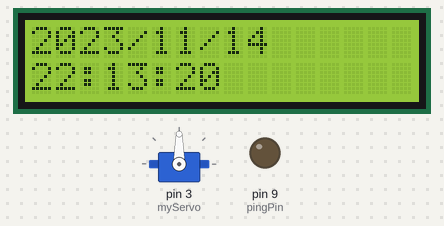
Bench run of a sketch on a simulated Arduino Uno, built with avr-gcc and run on an emulated ATmega328P. Parts: 16×2 character LCD, servo, output pins drawn as LEDs (lit = HIGH). Wiring (inferred from the names in the program): LM75 temperature sensor at I2C address 0x48. Storage starts empty.

Above: at 0.2 s.
At 1.0 s:
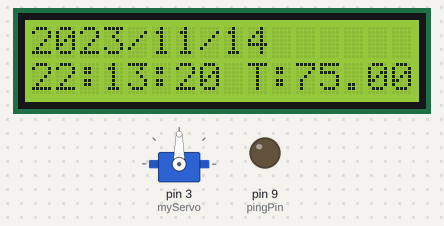

The sketch:

parking_master.ino
```cpp
#include <Ultrasonic.h>
#include <Servo.h>
#include <Wire.h>
#include <LiquidCrystal_I2C.h>
#include <RTClib.h>
#include <SD.h>

//temperature sensor DS1621 specifications
#define DS1621_ADDR 0x48
#define DS1621_ADDR_CONF 0xAC
#define DS1621_CONF_TEMP_MODE 0x02
#define DS1621_BEGIN_SENSING 0xEE
#define DS1621_TEMP_REGISTRE 0xAA

//LCD displayer specifications
#define LCD_ADDR 0x3F
#define LCD_COLUMNS 16
#define LCD_LINES 2

#define ARDUINO_SLAVE_ADDR 8
#define PARKING_COST 2
#define CLOSE_BARRIER 90
#define OPEN_BARRIER 0
#define PARKING_MAX_CAPACITY 7
#define STATISTICS_SIZE 64
#define MAXIMUM_DISTANCE_TO_OPEN_BARRIER 9
#define WAITING_TIME 4

enum ParkingStatus{PARKING_FULL = 0, PARKING_AVAILABLE, DISPLAY_TIME_TEMP, VERIFY_ENTRANCE, VERIFY_PARKING_STATUS, SAVE_EARNINGS};

//get number of cars that got out of the parking from the slave to calculate the right current cars number in the parking
int getNumberOfCarsOut();

//display temperature on the LCD
void displayTemperature(float);

//get current temperature from the DS1621
float getTemperature();

//get time from the RTC1307 and display it on the LCD
void displayTime();

//get distance from the ultrasonic sensor HC-SR04
int getDistance();

//inform slave about  parking's status
void informSlave(ParkingStatus);

//Ultrasonic pins
const int pingPin = 9;
const int echoPin = 6;

//Button pin to make sure that the car entered the parking
const int switchPin = 8;

//chip select pin for the SD card
const int csPin = 10;

const char* change = "Dinar";

const char* fileName = "stats.txt";

//current cars number in the parking
int currentCarsNumberIn = 0;

//total cars number that entered the parking today
int totalCarsNumber = 0;

bool endOfDay = true;
bool carEntered = false;
bool sdCardIntialized = false;

Servo myServo;

RTC_Millis rtc;

LiquidCrystal_I2C lcd(LCD_ADDR, LCD_COLUMNS, LCD_LINES);

File myFile;

ParkingStatus parkingStatus = DISPLAY_TIME_TEMP;

void setup() {

  //pins configuration
  pinMode(pingPin, OUTPUT);
  pinMode(echoPin, INPUT);
  pinMode(switchPin, INPUT);

  Wire.begin();

  //SD card initialisation
  Serial.println("Initializing SD card...");
  pinMode(csPin, OUTPUT);

  if (SD.begin()){

    Serial.println("SD card is ready to use.");
    sdCardIntialized = true;

  }else{

    Serial.println("SD card initialization failed");

  }

  //DS1621 configuration (temperature mode)
  Wire.beginTransmission(DS1621_ADDR);
  Wire.write(DS1621_ADDR_CONF);
  Wire.write(DS1621_CONF_TEMP_MODE);
  Wire.endTransmission();

  lcd.init();
  lcd.backlight();
  lcd.clear();
  rtc.begin(DateTime(F(__DATE__), F(__TIME__)));

  Serial.begin(9600);
  myServo.attach(3);
  myServo.write(CLOSE_BARRIER);

}

void loop() {

  switch(parkingStatus){

        case DISPLAY_TIME_TEMP :

          displayTime();
          displayTemperature(getTemperature());

          DateTime now = rtc.now();
          if((now.minute() == 59) && (now.hour() == 23) && (endOfDay == true))
            parkingStatus = SAVE_EARNINGS;

          if((now.minute() == 0) && (now.hour() == 0))
            endOfDay = true;

          parkingStatus = VERIFY_ENTRANCE;

          break;

        case VERIFY_ENTRANCE :

          if (getDistance() <= MAXIMUM_DISTANCE_TO_OPEN_BARRIER)
            parkingStatus = VERIFY_PARKING_STATUS;
          else
            parkingStatus = DISPLAY_TIME_TEMP;

          break;

        case VERIFY_PARKING_STATUS :

          currentCarsNumberIn = currentCarsNumberIn - getNumberOfCarsOut();

          if (currentCarsNumberIn >= PARKING_MAX_CAPACITY)
            parkingStatus = PARKING_FULL;
          else
            parkingStatus = PARKING_AVAILABLE;

          break;

        case PARKING_FULL :

          informSlave(PARKING_FULL);

          lcd.clear();
          lcd.setCursor(0,0);
          lcd.print("Parking Complet !");
          delay(1000);
          lcd.clear();

          parkingStatus = DISPLAY_TIME_TEMP;

          break;

        case PARKING_AVAILABLE :

          informSlave(PARKING_AVAILABLE);

          myServo.write(OPEN_BARRIER);

          now = rtc.now();
          int startedWaitingAt = now.second();

          if(startedWaitingAt >= 60 - WAITING_TIME){

            while(now.second() >= (startedWaitingAt + WAITING_TIME) % 60 ){

              displayTime();
              if(digitalRead(switchPin))
                carEntered = true;
            }

          }else{

            while(now.second() <= (startedWaitingAt + WAITING_TIME)){

              displayTime();
              if(digitalRead(switchPin))
              carEntered = true;

             }
          }

           if(carEntered){

             currentCarsNumberIn++;
             totalCarsNumber++;

            }

            myServo.write(CLOSE_BARRIER);
            carEntered = false;

            parkingStatus = DISPLAY_TIME_TEMP;

            break;

          case SAVE_EARNINGS :

            if(sdCardIntialized){

              myFile = SD.open(fileName, FILE_WRITE);

              char statistics[STATISTICS_SIZE] = {0};
              sprintf(statistics, "Today %d/%d/%d you have earned %d %s\n", now.year(), now.month(),
              now.day(), totalCarsNumber * PARKING_COST, change);
              myFile.print(statistics);
              myFile.close();
              endOfDay = false;
              totalCarsNumber = 0;

            }

            parkingStatus = DISPLAY_TIME_TEMP;

            break;

  }

}

void displayTime(){

  DateTime now = rtc.now();

  lcd.setCursor(0, 0);
  lcd.print(now.year());

  lcd.setCursor(4, 0);
  lcd.print('/');

  lcd.setCursor(5, 0);
  lcd.print(now.month());

  lcd.setCursor(7, 0);
  lcd.print('/');

  lcd.setCursor(8, 0);
  lcd.print(now.day());

  if(now.hour() < 10){

    lcd.setCursor(0,1);
    lcd.print(0);

    lcd.setCursor(1,1);
    lcd.print(now.hour());

  }else{

    lcd.setCursor(0, 1);
    lcd.print(now.hour());
  }

  lcd.setCursor(2, 1);
  lcd.print(':');

  if(now.minute() < 10){

    lcd.setCursor(3,1);
    lcd.print(0);

    lcd.setCursor(4,1);
    lcd.print(now.minute());

  }else{

    lcd.setCursor(3, 1);
    lcd.print(now.minute());
  }

  lcd.setCursor(5, 1);
  lcd.print(':');

  if(now.second() < 10){

    lcd.setCursor(6,1);
    lcd.print(0);

    lcd.setCursor(7,1);
    lcd.print(now.second());

  }else{

    lcd.setCursor(6, 1);
    lcd.print(now.second());
  }
}

int getDistance(){

  digitalWrite(pingPin, HIGH);
  delayMicroseconds(10);
  digitalWrite(pingPin, LOW);
  int duration = pulseIn(echoPin, HIGH);
  return duration * 0.034 / 2;

}

int getNumberOfCarsOut(){

  int numberOfCarsOut = 0;
  Wire.requestFrom(ARDUINO_SLAVE_ADDR,1);
  numberOfCarsOut = Wire.read();
  Wire.endTransmission();
  return numberOfCarsOut;

}

float getTemperature(){

  //begin sensing temperature
  Wire.beginTransmission(DS1621_ADDR);
  Wire.write(DS1621_BEGIN_SENSING);
  Wire.endTransmission();

  delay(800);

  //specification of the address that we want to read from
  Wire.beginTransmission(DS1621_ADDR);
  Wire.write(DS1621_TEMP_REGISTRE);
  Wire.endTransmission(false);

  //begin reading data
  Wire.requestFrom(DS1621_ADDR, 2);
  char temperatureFirstByte = Wire.read();
  char temperatureSecondByte = Wire.read();
  Wire.endTransmission();

  float temp = temperatureFirstByte;
  if(temperatureSecondByte)
     temp += 0.5;

  return temp;

}

void displayTemperature(float temp){

  lcd.setCursor(9, 1);
  lcd.print("T:");
  lcd.setCursor(11,1);
  lcd.print(temp);

}

void informSlave(ParkingStatus parkingstatus){

  Wire.beginTransmission(ARDUINO_SLAVE_ADDR);
  Wire.write(parkingstatus);
  Wire.endTransmission();

}
```
